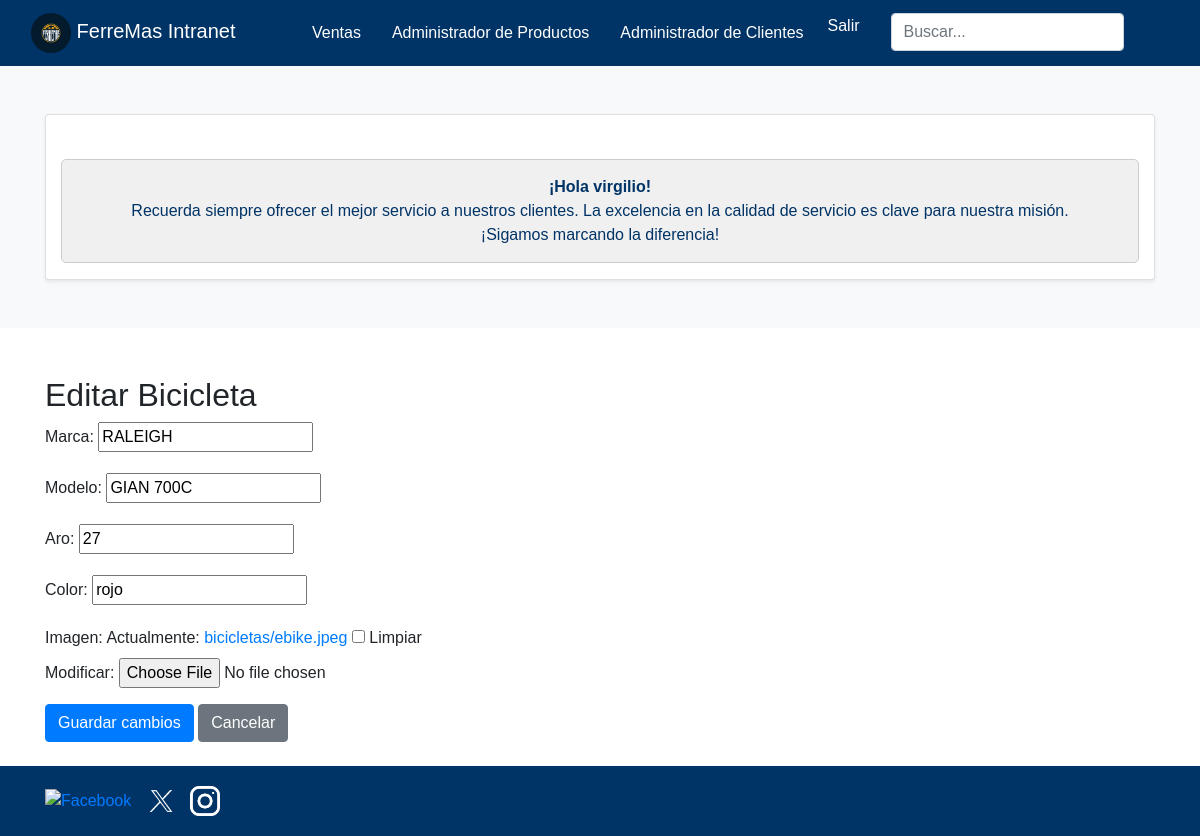
Screenshot of /bicicletas/1/editar/ (signed in) with the database file from the repository.
### core/models.py (models this page shows, shortened)
class Bicicleta(models.Model):
    marca = models.CharField(max_length=100)
    modelo = models.CharField(max_length=100)
    aro = models.IntegerField()
    color = models.CharField(max_length=100, blank=True)
    imagen = models.ImageField(upload_to='bicicletas/', null=True, blank=True)

### core/views.py (the view)
# urls.py: path('bicicletas/<int:pk>/editar/', actualizar_bicicleta, name='actualizar_bicicleta'),
@staff_required
def actualizar_bicicleta(request, pk):
    bicicleta = get_object_or_404(Bicicleta, pk=pk)
    if request.method == 'POST':
        form = BicicletaForm(request.POST, request.FILES, instance=bicicleta)
        if form.is_valid():
            form.save()
            return redirect('mantenedor_bicicletas')
    else:
        form = BicicletaForm(instance=bicicleta)
    return render(request, 'core/bicicleta_actualiza.html', {'form': form})

### core/forms.py
class BicicletaForm(forms.ModelForm):
    class Meta:
        model = Bicicleta
        fields = ['marca', 'modelo', 'aro', 'color', 'imagen']

### core/context_processors.py (called while the page is built)
def carrito_contador(request):
    return {'cantidad_productos': contar_items(request)}

### core/views.py (called while the page is built)
def contar_items(request):
    if request.user.is_authenticated:
        cantidad_productos = CarritoItem.objects.filter(usuario=request.user).aggregate(Sum('cantidad'))['cantidad__sum'] or 0
    else:
        cantidad_productos = 0
    return cantidad_productos

### core/templates/core/bicicleta_actualiza.html (shortened to what this page needs)
{% extends "core/base_intranet.html" %}
        {% block content %}
        <div class="container mt-5">
            <h2>Editar Bicicleta</h2>
            <form method="post" enctype="multipart/form-data">
                {{ form.as_p }}
                <button type="submit" class="btn btn-primary">Guardar cambios</button>
                <a href="{% url 'mantenedor_bicicletas' %}" class="btn btn-secondary">Cancelar</a>
            </form>
        </div>
        {% endblock %}

### core/templates/core/base_intranet.html (shortened to what this page needs)
{% load static %}
<!DOCTYPE html>
<html lang="es">
<head>
    <link href="https://stackpath.bootstrapcdn.com/bootstrap/4.5.2/css/bootstrap.min.css" rel="stylesheet">
</head>
<body>
    <header>
        <nav class="navbar navbar-expand-lg navbar-dark">
            <div class="container-fluid navbar-center">
                <a class="navbar-brand" href="{% url 'inicio_intra' %}">
                    <img src="{% static 'img/logoferremas.jpg' %}" alt="Logo" class="brand-image img-circle elevation-3" style="width: 40px; height: 40px; object-fit: cover; border-radius: 50%;">
                    <span class="logo-text">FerreMas Intranet</span>
                </a>
                <div class="collapse navbar-collapse" id="navbarNav">
                    <ul class="navbar-nav ml-auto">
                        <li class="nav-item">
                            <a class="nav-link" href="{% url 'ventas_listar' %}">Ventas</a>
                        </li>
                        <li class="nav-item">
                            <a class="nav-link" href="{% url 'mantenedor_productos' %}">Administrador de Productos</a>
                        </li>
                        <li class="nav-item">
                            <a class="nav-link" href="{% url 'mantenedor_clientes' %}">Administrador de Clientes</a>
                        </li>
                        <li class="nav-item d-flex justify-content-center">
                            <form id="logout-form" method="POST" action="{% url 'logout' %}" style="display: inline;">
                                <a href="#" class="nav-link btn btn-link" style="padding: 0; color: white; text-decoration: none;" onclick="document.getElementById('logout-form').submit();">
                                    Salir
                                </a>
                            </form>
                        </li>
                        <li class="nav-item">
                            <form class="form-inline my-2 my-lg-0">
                                <input class="form-control mr-sm-2" type="search" placeholder="Buscar..." aria-label="Buscar">
                            </form>
                        </li>
                    </ul>
                </div>
            </div>
        </nav>
    </header>
    {% if user.is_authenticated %}
    <div class="container-fluid bg-light py-5">
        <div class="container text-center">
            <div class="row justify-content-center">
                <div class="col-lg-12">
                    <div class="card shadow-sm">
                        <main class="container mt-4">
                            <div class="alert alert-info" role="alert">
                                <strong>¡Hola {{user.username}}!</strong> </br>Recuerda siempre ofrecer el mejor servicio a nuestros clientes. La excelencia en la calidad de servicio es clave para nuestra misión. </br>¡Sigamos marcando la diferencia!
                            </div>
                        </main>
                    </div>
                </div>
            </div>
        </div>
    </div>
    {% endif %}
    {% block content %}
    {% endblock %}
    <footer class="footer-content mt-4">
        <div class="container">
            <div class="row">
                <div class="col-md-6">
                    <div class="social-media">
                        <a href="#"><img src="{% static 'img/facebook.png' %}" alt="Facebook"></a>
                        <a href="#"><img src="{% static 'img/x.webp' %}" alt="Twitter"></a>
                        <a href="#"><img src="{% static 'img/instagram.png' %}" alt="Instagram"></a>
                    </div>
                </div>
            </div>
        </div>
    </footer>
</body>
</html>

### core/templates/core/base_intranet.html (style rules this page uses)
body { font-family: Arial, sans-serif; }
.navbar { background-color: #003366; }
.navbar-brand img { height: 50px; width: auto; }
.nav-link { color: white !important; transition: color 0.3s; }
.form-inline .form-control { border-radius: 0.25rem; }
.footer-content { background-color: #003366; color: white; padding: 20px; }
.social-media img { width: 30px; margin-right: 10px; }
.navbar-center { display: flex; justify-content: center; width: 100%; }
.navbar-center .navbar-nav { margin: auto; }
.alert { background-color: #f0f0f0; border-color: #ccc; color: #003366; text-align: center; padding: 15px; border-radius: 5px; margin-top: 20px; }
.alert strong { color: #003366; }
.navbar-nav { flex-direction: row; }
.navbar-nav .nav-item { margin-left: 15px; }
.navbar-nav .form-inline { margin-left: 15px; }

### rows the page displays
Bicicleta: marca "RALEIGH", modelo "GIAN 700C", aro "27", color "rojo"

### other values shown
{{ user.username }} "virgilio"
